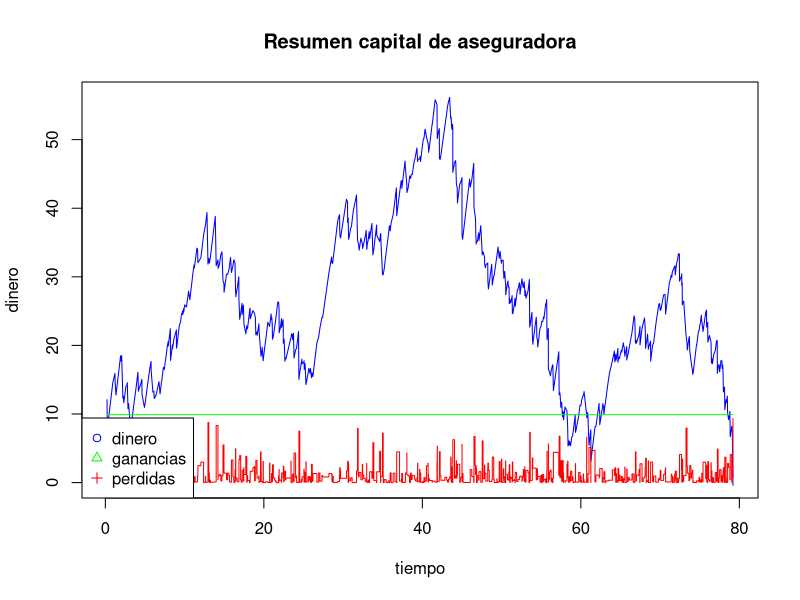

Generate this figure with R:
##
# Funciones auxiliares
##

# Recibe la funcion quantil de una distribucion y regresa una muestra
# que siga la misma
sample_from <- function (Finv)
	Finv(runif(1, 0, 1))

##
# Variables para simulacion del proceso poisson
##

# funcion de tasa de intensidad del proceso no homogeneo
lambda <- function(t, c)
	c*tanh(t)

# simula el tiempo de interarribo dado que el evento anterior sucedio
# al momento `t_ant`
simular_interarribo <- function(t_ant, c) {
	quantil <- function(p)
		acosh(cosh(t_ant)*(1-p)^(-1/c)) - t_ant
	sample_from(quantil)
}

# simula un pago aleatorio con promedio especificado
simular_pago <- function(media)
	media*rchisq(1, df=1)

# simula el proceso de poisson de la aseguradora por completo,
# por a lo mas `t_max` unidades de tiempo, empezando con `fondos` fondos
# pagando al rededor de `pago_promedio` por reclamo, recibiendo
# `ganancias` por unidad de tiempo continuas y teniendo `n_clientes` clientes
simular_proceso <- function(t_max, fondos, pago_promedio, ganancias,
	                        n_clientes) {

	n <- 1 # el numero de reclamos actuales
	Ts <- NULL # los tiempos de interarribo
	Ys <- NULL # los pagos de reclamos
	Xs <- NULL # las perdida netas del n-esimo reclamo
	Ss <- NULL # las perdidas cumulativas que ha recibido la empresa

	while (sum(Ts) < t_max && (length(Ss) == 0 || max(Ss) <= fondos)) {
		Ys[n] <- simular_pago(pago_promedio)
		Ts[n] <- simular_interarribo(sum(Ts), n_clientes)
		Xs[n] <- Ys[n] - ganancias*Ts[n]
		if (n == 1)
			Ss[n] <- Xs[n]
		else
			Ss[n] <- Xs[n] + Ss[n-1]
		n <- n + 1
	}

	list(Ys, Ts, Xs, Ss)
}

##
# Converger siumulacion
##

# repite el evento estocastico `simular` hasta converger en su
# valor por al menos `iter_no_change` iteraciones seguidas
converger <- function(simular, rtol = 0.001, atol = 0.0001,
	                  iter_no_change = 10) {
	it <- 0 # iteracion actual
	est <- 0.0 # estimado actual
	est_ant <- 0.0 # estimado anterior
	it_nochange <- 0 # iteraciones sin cambio
	while (it_nochange < iter_no_change) {
		actual <- simular()
		est_ant <- est
		est <- (est_ant*it + actual)/(it + 1)

		if (abs(est - est_ant) <= atol + rtol*abs(est_ant))
			it_nochange <- it_nochange + 1
		else
			it_nochange <- 0

		it <- it + 1
		print(paste("It:", it, "Estimacion:", est))
	}
	est
}

##
# Correr simulacion
##

# ejecuta el proceso estocastico e imprime y muestra resultados
main <- function() {
	clientes <- 10
	fondos <- 10
	pago_promedio <- 1
	ganancias <- 0.99*clientes
	t_max <- 100

	# estima probabilidad
	simular <- function() {
		res <- simular_proceso(t_max, fondos, pago_promedio, ganancias,
		                       clientes)
		max(res[[4]]) > fondos
	}
	prob <- converger(simular)
	print(paste("Probabilidad estimada:", prob))

	# muestra resultados de una ejecucion particular
	res <- simular_proceso(t_max, fondos, pago_promedio, ganancias, clientes)
	Ys <- res[[1]]
	Ts <- res[[2]]
	Xs <- res[[3]]
	Ss <- res[[4]]
	n <- length(Ys)

	# prepara plot
	tiempo = NULL
	for (i in 1:n)
		tiempo[i] <- sum(Ts[1:i])
	ingresos = numeric(n) + ganancias
	perdidas = Ys
	dinero = fondos - Ss
	print("Graficando una simulacion particular")
	plot(tiempo, dinero, type = "l", ylim = c(0, max(dinero)),
	     xlab = "tiempo", ylab = "dinero", col = "blue", pch = 1)
	points(tiempo, ingresos, type = "l", col = "green", pch = 2)
	points(tiempo, perdidas, type = "s", col = "red", pch = 3)
	legend("bottomleft", legend = c("dinero", "ganancias", "perdidas"),
	       col = c("blue", "green", "red"), pch = c(1,2,3))
	title("Resumen capital de aseguradora")
}

main()
